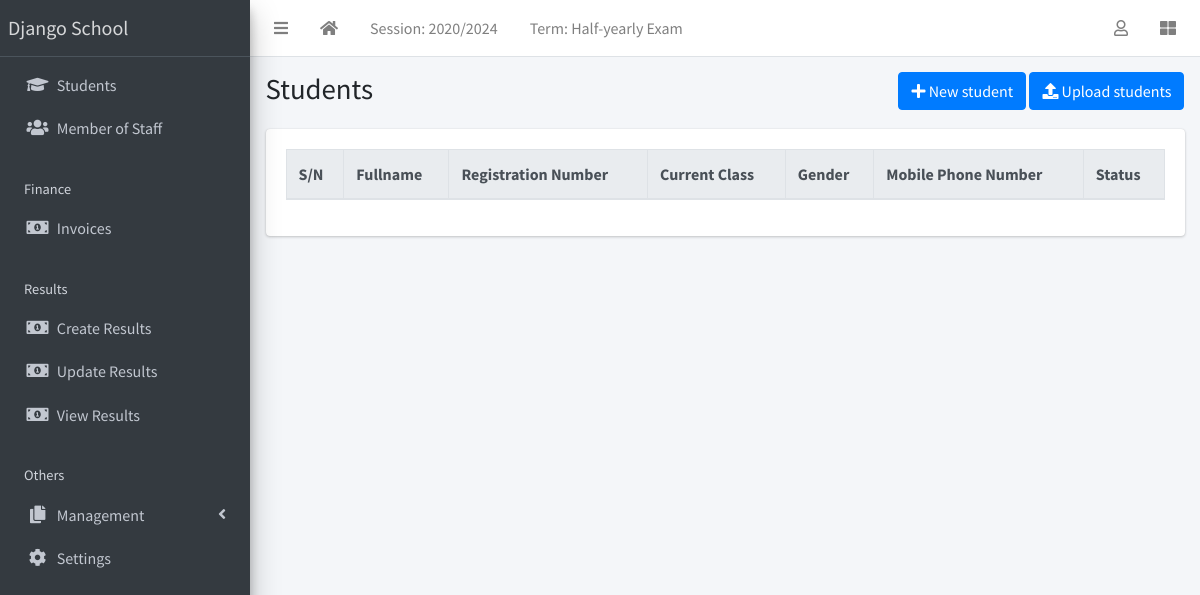
The app's page /student/list (signed in) with its own data.
### apps/corecode/models.py (models this page shows, shortened)
class AcademicSession(models.Model):
    name = models.CharField(max_length=200, unique=True)
    current = models.BooleanField(default=True)
    class Meta:
        ordering = ["-name"]

class AcademicTerm(models.Model):
    name = models.CharField(max_length=20, unique=True)
    current = models.BooleanField(default=True)
    class Meta:
        ordering = ["name"]

class SiteConfig(models.Model):
    key = models.SlugField()
    value = models.CharField(max_length=200)

### apps/students/views.py (the view)
# urls.py: path("list", StudentListView.as_view(), name="student-list"),
class StudentListView(LoginRequiredMixin, ListView):
    model = Student
    template_name = "students/student_list.html"

### apps/corecode/context_processors.py (called while the page is built)
def site_defaults(request):
    current_session = AcademicSession.objects.get(current=True)
    current_term = AcademicTerm.objects.get(current=True)
    vals = SiteConfig.objects.all()
    contexts = {
        "current_session": current_session.name,
        "current_term": current_term.name,
    }
    for val in vals:
        contexts[val.key] = val.value
    return contexts

### apps/students/templates/students/student_list.html (shortened to what this page needs)
{% extends 'base.html' %}
{% block title %}Students{% endblock title %}
{% block breadcrumb %}
<a class="btn btn-primary" href="{% url 'student-create' %}"><i
    class="fas fa-plus"></i> New student</a>
<a class="btn btn-primary" href="{% url 'student-upload' %}"><i
    class="fas fa-upload"></i> Upload students</a>
{% endblock breadcrumb %}
{% block content %}
  <div class="table-responsive">
    <table id="studenttable" class="table table-bordered table-hover" data-page-length='100'>
      <thead class="thead-light">
        <tr>
          <th>S/N</th>
          <th>Fullname</th>
          <th>Registration Number</th>
          <th>Current Class</th>
          <th>Gender</th>
          <th>Mobile Phone Number</th>
          <th>Status</th>
        </tr>
      </thead>
    </table>
  </div>
{% endblock content %}

### templates/base.html (shortened to what this page needs)
{% load static %}
<!DOCTYPE html>
<html lang="en">
<head>
  <link rel="stylesheet" href="{% static 'plugins/fontawesome-free/css/all.min.css' %}">
  <link rel="stylesheet" href="{% static 'plugins/toastr/toastr.min.css' %}">
  <link rel="stylesheet"
    href="{% static 'plugins/overlayScrollbars/css/OverlayScrollbars.min.css' %}">
  <link rel="stylesheet" href="{% static 'plugins/Datatables/datatables.min.css' %}" />
  <link rel="stylesheet" href="{% static 'dist/css/adminlte.min.css' %}">
</head>
<body
  class="hold-transition sidebar-mini layout-fixed layout-navbar-fixed layout-footer-fixed">
  <div class="wrapper">
    <nav class="main-header navbar navbar-expand navbar-white navbar-light">
      <ul class="navbar-nav">
        <li class="nav-item">
          <a class="nav-link" data-widget="pushmenu" href="#" role="button"><i
              class="fas fa-bars"></i></a>
        </li>
        <li class="nav-item d-none d-sm-inline-block">
          <a href="{% url 'home' %} " class="nav-link"><i class="fa fa-home"></i></a>
        </li>
        <li class="nav-item d-none d-sm-inline-block">
          <a href="{% url 'current-session' %}" class="nav-link">Session: {{ current_session }}</a>
        </li>
        <li class="nav-item d-none d-sm-inline-block">
          <a href="{% url 'current-session' %}" class="nav-link">Term: {{ current_term }}</a>
        </li>
      </ul>
      <ul class="navbar-nav ml-auto">
        <li class="nav-item dropdown">
          <a class="nav-link" data-toggle="dropdown" href="#">
            <i class="far fa-user"></i>
          </a>
        </li>
        <li class="nav-item">
          <a class="nav-link" data-widget="control-sidebar" data-slide="true"
            href="#" role="button"><i class="fas fa-th-large"></i></a>
        </li>
      </ul>
    </nav>
    <aside class="main-sidebar sidebar-dark-primary elevation-4">
      <a href="{% url 'home' %}" class="brand-link">{{ school_name | default:"MySchool" }}</a>
      <div class="sidebar">
        <nav class="mt-2">
          <ul class="nav nav-pills nav-sidebar flex-column"
            data-widget="treeview" role="menu" data-accordion="false">
            <li class="nav-item">
              <a href="{% url 'student-list' %}" class="nav-link">
                <i class="nav-icon fas fa-graduation-cap"></i>
                <p>
                  Students
                </p>
              </a>
            </li>
            <li class="nav-item">
              <a href="{% url 'staff-list' %}" class="nav-link">
                <i class="nav-icon fas fa-users"></i>
                <p>
                  Member of Staff
                </p>
              </a>
            </li>
            <li class="nav-header">Finance</li>
            <li class="nav-item">
              <a href="{% url 'invoice-list' %}" class="nav-link">
                <i class="nav-icon fas fa-money-bill-alt"></i>
                <p>
                  Invoices
                </p>
              </a>
            </li>
            <li class="nav-header">Results</li>
            <li class="nav-item">
              <a href="{% url 'create-result' %}" class="nav-link">
                <i class="nav-icon fas fa-money-bill-alt"></i>
                <p>
                  Create Results
                </p>
              </a>
            </li>
            <li class="nav-item">
              <a href="{% url 'edit-results' %}" class="nav-link">
                <i class="nav-icon fas fa-money-bill-alt"></i>
                <p>
                  Update Results
                </p>
              </a>
            </li>
            <li class="nav-item">
              <a href="{% url 'view-results' %}" class="nav-link">
                <i class="nav-icon fas fa-money-bill-alt"></i>
                <p>
                  View Results
                </p>
              </a>
            </li>
            <li class="nav-header">Others</li>
            <li class="nav-item has-treeview">
              <a href="#" class="nav-link">
                <i class="nav-icon fas fa-copy"></i>
                <p>
                  Management
                  <i class="fas fa-angle-left right"></i>
                </p>
              </a>
            </li>
            <li class="nav-item">
              <a href="{% url 'configs' %}" class="nav-link">
                <i class="nav-icon fas fa-cog"></i>
                <p>
                  Settings
                </p>
              </a>
            </li>
          </ul>
        </nav>
      </div>
    </aside>
    <div class="content-wrapper">
      <section class="content-header">
        <div class="container-fluid">
          <div class="row mb-1">
            <div class="col-sm-8">
              <h1>{% block title %}{% endblock title %}</h1>
            </div>
            <div class="col-sm-4">
              <ol class="breadcrumb float-sm-right">
                <li class="breadcrumb-item">{% block breadcrumb %}{% endblock breadcrumb %}</li>
              </ol>
            </div>
          </div>
        </div>
      </section>
      <section class="content">
        <div class="container-fluid">
          <div class="row">
            <div class="col-md-12">
              {% block fullcard %}
              <div class="card">
                <div class="card-body">
                  <div class="row">
                    <div class="col">
                      {% block content %}
                      {% endblock content %}
                    </div>
                  </div>
                </div>
              </div>
              {% endblock fullcard %}
            </div>
          </div>
        </div>
      </section>
    </div>
  </div>
</body>
</html>

### records on screen
AcademicSession: name "2020/2024"
AcademicTerm: name "Half-yearly Exam"
SiteConfig: value "Django School"
